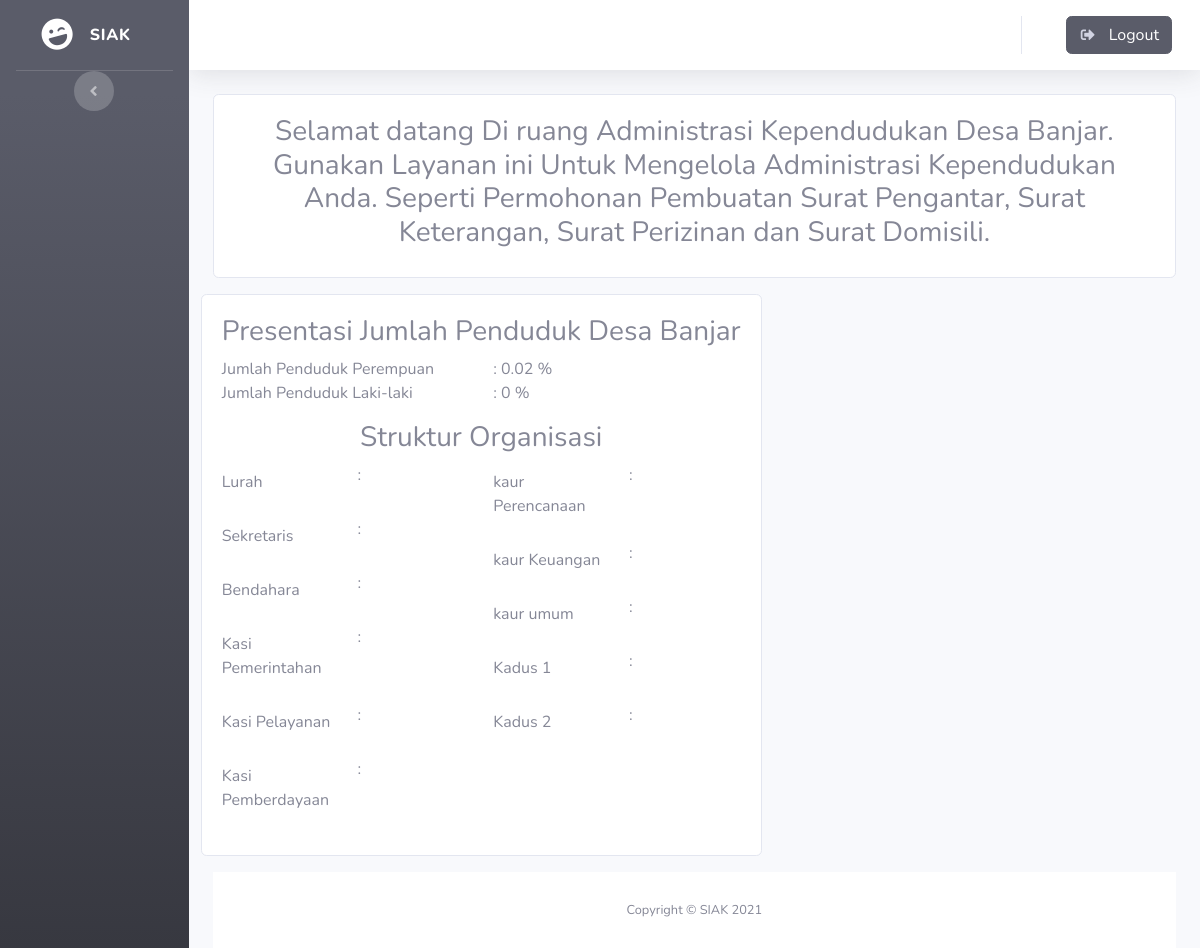
Page /index.php/admin on the earlier database version.
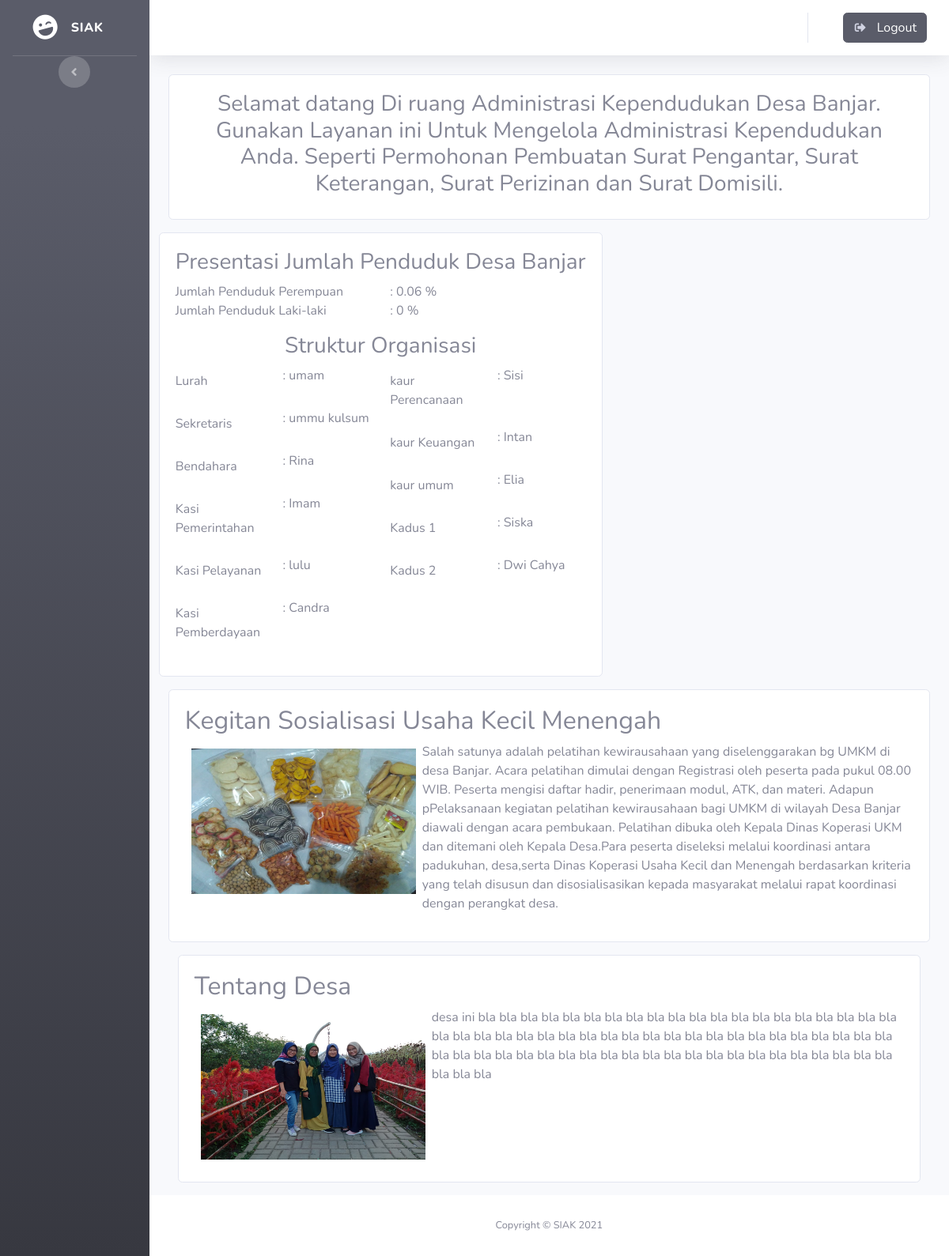
Same page on the later database version.
### tables this page shows
CREATE TABLE `artikel` (
  `id` int(11) NOT NULL,
  `judul` varchar(100) NOT NULL,
  `isi` text NOT NULL,
  `foto` varchar(255) NOT NULL
);

### application/controllers/admin.php (called while the page is built, shortened)
<?php
class admin extends CI_Controller
{
    public function __construct()
    {
        $this->load->model('model_masyarakat');
    }
    public function index()
    {
        $data['tittle'] = "Dashboard";
        $data['pengguna'] = $this->model_masyarakat->sessionpengguna();
        $data['menu'] = $this->model_masyarakat->menu();
        $data['artikel'] = $this->model_masyarakat->get_artikel();
        $data['perempuan'] = $this->model_masyarakat->perempuan();
        $data['laki'] = $this->model_masyarakat->laki();
        $data['struktur'] = $this->model_masyarakat->struktur();
        $data['masyarakat'] = $this->model_masyarakat->getMasyarakatByNik();
        $this->load->view('templets/header', $data);
        $this->load->view('templets/sidebar');
        $this->load->view('templets/topbar');
        $this->load->view('admin/dashboard', $data);
        $this->load->view('templets/footer');
    }
}

### index.php (called while the page is built, shortened)
<?php
require_once BASEPATH.'core/CodeIgniter.php';

### application/models/model_masyarakat.php (called while the page is built, shortened)
<?php
class model_masyarakat extends CI_Model
{
    public function get_artikel()
    {
        $this->db->order_by('id', 'desc');
        return $this->db->get('artikel')->result_array();
    }
    public function struktur()
    {
        return $this->db->get('struktur-organisasi')->row_array();
    }
}

### application/views/admin/dashboard.php (the view, shortened to what the changed rows need)
<div class="container-fluid">
    <div class="row">
        <div class="card mb-3" style="float:left">
            <div class="card-body">
                <div class="row">
                    <div class="col">
                        <div class="row">
                            <div class="col">
                                Jumlah Penduduk Perempuan
                            </div>
                            <div class="col">
                                : <?= ($perempuan / 5000) * 100; ?> %
                            </div>
                        </div>
                    </div>
                </div>
                <div class="row mt-3">
                    <div class="col">
                        <form>
                            <div class="row">
                                <div class="col">
                                    <div class="form-group row">
                                        <label for="inputEmail3" class="col-sm-6 col-form-label">Lurah </label>
                                        <div class="col-sm-6">
                                            : <?= $struktur['lurah']; ?>
                                        </div>
                                    </div>
                                    <div class="form-group row">
                                        <label for="inputPassword3" class="col-sm-6 col-form-label">Sekretaris</label>
                                        <div class="col-sm-6">
                                            : <?= $struktur['sekretaris']; ?>
                                        </div>
                                    </div>
                                    <div class="form-group row">
                                        <label for="inputPassword3" class="col-sm-6 col-form-label">Bendahara</label>
                                        <div class="col-sm-6">
                                            : <?= $struktur['bendahara']; ?>
                                        </div>
                                    </div>
                                    <div class="form-group row">
                                        <label for="inputPassword3" class="col-sm-6 col-form-label">Kasi Pemerintahan</label>
                                        <div class="col-sm-6">
                                            : <?= $struktur['kasi_pemerintahan']; ?>
                                        </div>
                                    </div>
                                    <div class="form-group row">
                                        <label for="inputPassword3" class="col-sm-6 col-form-label">Kasi Pelayanan</label>
                                        <div class="col-sm-6">
                                            : <?= $struktur['kasi_pelayanan']; ?>
                                        </div>
                                    </div>
                                    <div class="form-group row">
                                        <label for="inputPassword3" class="col-sm-6 col-form-label">Kasi Pemberdayaan</label>
                                        <div class="col-sm-6">
                                            : <?= $struktur['kasi_pemberdayaan']; ?>
                                        </div>
                                    </div>
                                </div>
                                <div class="col">
                                    <div class="form-group row">
                                        <label for="inputPassword3" class="col-sm-6 col-form-label">kaur Perencanaan</label>
                                        <div class="col-sm-6">
                                            : <?= $struktur['kaur_perencanaan']; ?>
                                        </div>
                                    </div>
                                    <div class="form-group row">
                                        <label for="inputPassword3" class="col-sm-6 col-form-label">kaur Keuangan</label>
                                        <div class="col-sm-6">
                                            : <?= $struktur['kaur_keuangan']; ?>
                                        </div>
                                    </div>
                                    <div class="form-group row">
                                        <label for="inputPassword3" class="col-sm-6 col-form-label">kaur umum</label>
                                        <div class="col-sm-6">
                                            : <?= $struktur['kaur_umum']; ?>
                                        </div>
                                    </div>
                                    <div class="form-group row">
                                        <label for="inputPassword3" class="col-sm-6 col-form-label">Kadus 1</label>
                                        <div class="col-sm-6">
                                            : <?= $struktur['kadus1']; ?>
                                        </div>
                                    </div>
                                    <div class="form-group row">
                                        <label for="inputPassword3" class="col-sm-6 col-form-label">Kadus 2</label>
                                        <div class="col-sm-6">
                                            : <?= $struktur['kadus2']; ?>
                                        </div>
                                    </div>
                                </div>
                            </div>
                        </form>
                    </div>
                </div>
            </div>
        </div>
    </div>
    <div class="row">
        <?php foreach ($artikel as $a) : ?>
            <div class="col">
                <div class="card mb-3" style=" float:left">
                    <div class="card-body">
                        <h2><?= $a['judul']; ?></h2>
                        <img src="<?= base_url('assets/img/artikel/') ?><?= $a['foto'] ?>" alt="" width="300" height="200" class="d-flex p-2" style="float:left">
                        <div class="ml-6">
                            <?= $a['isi']; ?>
                        </div>
                    </div>
                </div>
            </div>
    </div>
<?php endforeach; ?>
</div>

Differences in the rows shown:
added struktur-organisasi: lurah "umam", sekretaris "ummu kulsum", bendahara "Rina", kasi_pemerintahan "Imam", kasi_pelayanan "lulu", kasi_pemberdayaan "Candra", kaur_perencanaan "Sisi", kaur_keuangan "Intan", kaur_umum "Elia", kadus1 "Siska", kadus2 "Dwi Cahya"
added artikel: judul "Kegitan Sosialisasi Usaha Kecil Menengah", foto (picture), isi "Salah satunya adalah pelatihan kewirausahaan yang diselenggarakan bg UMKM di desa Banjar. Acara pelatihan dimulai dengan Registrasi oleh peserta pada pukul 08.00 WIB. Peserta mengisi daftar hadir, penerimaan modul, ATK, dan materi. Adapun pPelaksanaan kegiatan pelatihan kewirausahaan bagi UMKM di wilayah Desa Banjar diawali dengan acara pembukaan. Pelatihan dibuka oleh Kepala Dinas Koperasi UKM dan ditemani oleh Kepala Desa.Para peserta diseleksi melalui koordinasi antara padukuhan, desa,serta Dinas Koperasi Usaha Kecil dan Menengah berdasarkan kriteria yang telah disusun dan disosialisasikan kepada masyarakat melalui rapat koordinasi dengan perangkat desa."
added artikel: judul "Tentang Desa", foto (picture), isi "desa ini bla bla bla bla bla bla bla bla bla bla bla bla bla bla bla bla bla bla bla bla bla bla bla bla bla bla bla bla bla bla bla bla bla bla bla bla bla bla bla bla bla bla bla bla bla bla bla bla bla bla bla bla bla bla bla bla bla bla bla bla bla bla bla bla bla bla bla"
Other differences:
text no longer shown: "0.02"
text now shown: "0.06"
